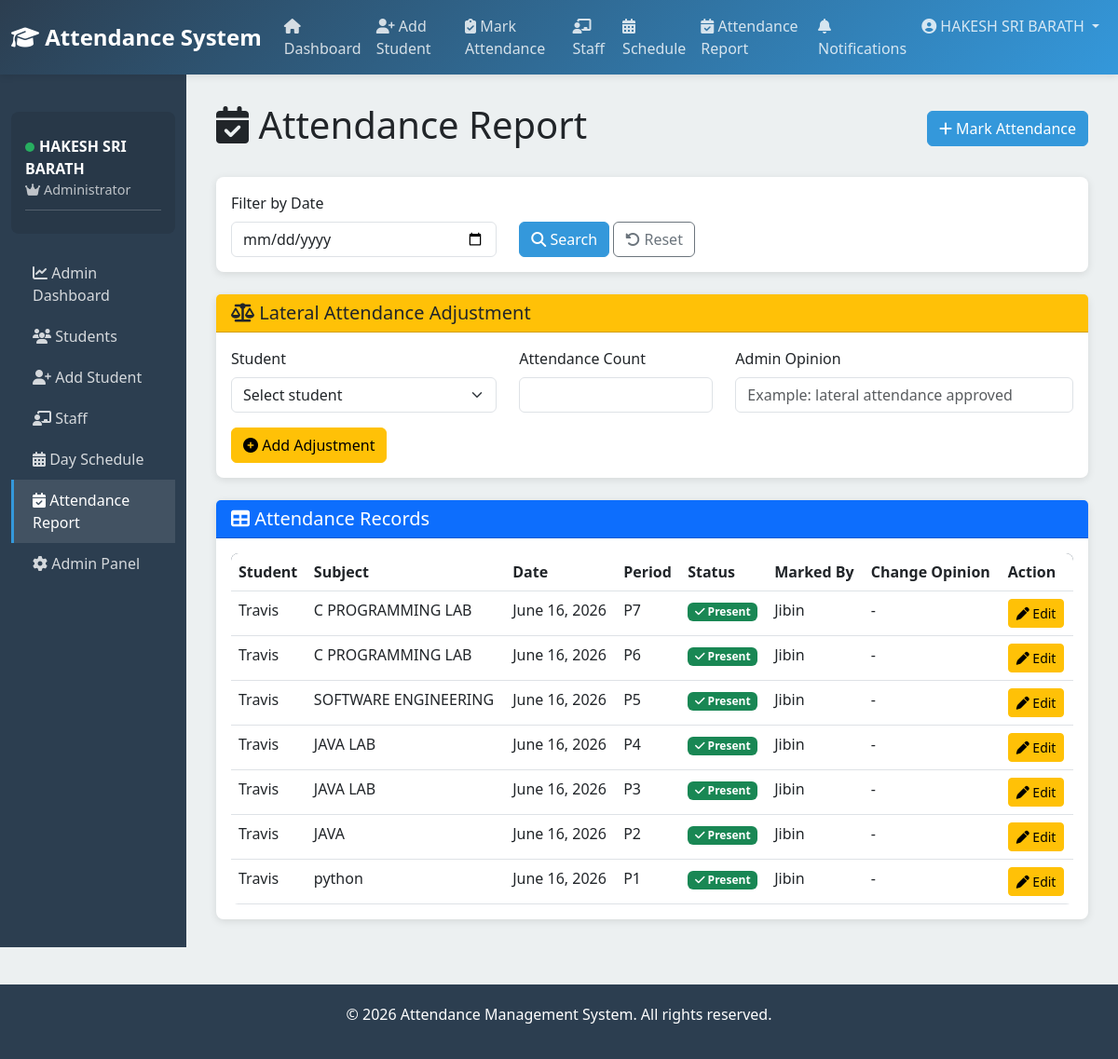
Page /attendance-report/ (signed in) on the committed database.
### attendance/models.py (models this page shows, shortened)
class Attendance(models.Model):
    STATUS = (
        ("Present", "Present"),
        ("Absent", "Absent"),
    )
    student = models.ForeignKey(
        Student,
        on_delete=models.CASCADE,
        related_name='attendance_records'
    )
    subject = models.ForeignKey(
        Subject,
        on_delete=models.CASCADE
    )
    staff = models.ForeignKey(
        Staff,
        on_delete=models.CASCADE,
        related_name='attendance_marked'
    )
    date = models.DateField()
    period = models.CharField(
        max_length=2,
        choices=(
            ("P1", "Period 1"),
            ("P2", "Period 2"),
            ("P3", "Period 3"),
            ("P4", "Period 4"),
            ("P5", "Period 5"),
            ("P6", "Period 6"),
            ("P7", "Period 7"),
            ("P8", "Period 8"),
        )
    )
    status = models.CharField(
        max_length=10,
        choices=STATUS
    )
    created_at = models.DateTimeField(
        auto_now_add=True
    )
    updated_at = models.DateTimeField(
        auto_now=True
    )
    change_opinion = models.TextField(
        blank=True
    )
    changed_by = models.ForeignKey(
        User,
        on_delete=models.SET_NULL,
        null=True,
        blank=True,
        related_name='attendance_changes'
    )
    changed_at = models.DateTimeField(
        null=True,
        blank=True
    )
    class Meta:
        unique_together = ('student', 'subject', 'date', 'period')
        ordering = ['-date', '-period']

class Student(models.Model):
    user = models.OneToOneField(
        User,
        on_delete=models.CASCADE,
        related_name='student_profile'
    )
    roll_number = models.CharField(
        max_length=20,
        unique=True
    )
    name = models.CharField(
        max_length=100
    )
    department = models.CharField(
        max_length=100
    )
    semester = models.IntegerField()

class Subject(models.Model):
    subject_name = models.CharField(
        max_length=100
    )
    subject_code = models.CharField(
        max_length=20
    )
    semester = models.IntegerField()

class Staff(models.Model):
    user = models.OneToOneField(
        User,
        on_delete=models.CASCADE,
        related_name='staff_profile'
    )
    name = models.CharField(
        max_length=100
    )
    department = models.CharField(
        max_length=100
    )
    designation = models.CharField(
        max_length=100,
        default="Teacher"
    )

### attendance/views.py (the view, shortened to what this page needs)
# urls.py: path('attendance-report/', views.attendance_report, name='attendance_report'),
@login_required(login_url='login')
def attendance_report(request):
    if is_admin(request.user) or is_staff_user(request.user):
        attendance = Attendance.objects.all().order_by('-date', '-period')
        if is_staff_user(request.user) and not is_admin(request.user):
            attendance = attendance.filter(staff=request.user.staff_profile)
        selected_date = request.GET.get('date')
        if selected_date:
            attendance = attendance.filter(date=selected_date)
        students = Student.objects.all().order_by('name')
        adjustments = AttendanceAdjustment.objects.select_related('student', 'created_by')[:20]
    else:
        return redirect('login')
    context = {
        'attendance': attendance,
        'students': students,
        'adjustments': adjustments,
    }
    return render(request, 'attendance/attendance_report.html', context)

### attendance/templates/attendance/attendance_report.html (shortened to what this page needs)
{% extends 'base.html' %}
{% block content %}
<div class="container-fluid">
    <div class="d-flex justify-content-between align-items-center mb-4">
        <h1><i class="fas fa-calendar-check"></i> Attendance Report</h1>
        {% if user.is_staff or user.is_superuser or user.staff_profile %}
        <a href="{% url 'mark_attendance' %}" class="btn btn-primary">
            <i class="fas fa-plus"></i> Mark Attendance
        </a>
        {% endif %}
    </div>
    <div class="card mb-4">
        <div class="card-body">
            <form method="get" class="row align-items-end">
                <div class="col-md-4 mb-3 mb-md-0">
                    <label for="date" class="form-label">Filter by Date</label>
                    <input type="date" name="date" id="date" class="form-control" value="{{ request.GET.date }}">
                </div>
                <div class="col-md-3">
                    <button class="btn btn-primary" type="submit">
                        <i class="fas fa-search"></i> Search
                    </button>
                    <a href="{% url 'attendance_report' %}" class="btn btn-outline-secondary">
                        <i class="fas fa-rotate-left"></i> Reset
                    </a>
                </div>
            </form>
        </div>
    </div>
    {% if user.is_staff or user.is_superuser %}
    <div class="card mb-4">
        <div class="card-header bg-warning text-dark">
            <h5 class="mb-0"><i class="fas fa-scale-balanced"></i> Lateral Attendance Adjustment</h5>
        </div>
        <div class="card-body">
            <form method="post" action="{% url 'add_attendance_adjustment' %}">
                <div class="row">
                    <div class="col-md-4 mb-3">
                        <label for="student" class="form-label">Student</label>
                        <select class="form-select" id="student" name="student" required>
                            <option value="">Select student</option>
                        </select>
                    </div>
                    <div class="col-md-3 mb-3">
                        <label for="attendance_count" class="form-label">Attendance Count</label>
                        <input type="number" min="1" class="form-control" id="attendance_count" name="attendance_count" required>
                    </div>
                    <div class="col-md-5 mb-3">
                        <label for="opinion" class="form-label">Admin Opinion</label>
                        <input type="text" class="form-control" id="opinion" name="opinion" placeholder="Example: lateral attendance approved" required>
                    </div>
                </div>
                <button type="submit" class="btn btn-warning">
                    <i class="fas fa-plus-circle"></i> Add Adjustment
                </button>
            </form>
        </div>
    </div>
    {% endif %}
    <div class="card">
        <div class="card-header bg-primary text-white">
            <h5 class="mb-0"><i class="fas fa-table"></i> Attendance Records</h5>
        </div>
        <div class="card-body">
            {% if attendance %}
                <div class="table-responsive">
                    <table class="table table-hover">
                        <thead>
                            <tr>
                                <th>Student</th>
                                <th>Subject</th>
                                <th>Date</th>
                                <th>Period</th>
                                <th>Status</th>
                                <th>Marked By</th>
                                <th>Change Opinion</th>
                                {% if user.is_staff or user.is_superuser %}
                                <th>Action</th>
                                {% endif %}
                            </tr>
                        </thead>
                        <tbody>
                            {% for item in attendance %}
                            <tr>
                                <td>{{ item.student.name }}</td>
                                <td>{{ item.subject.subject_name }}</td>
                                <td>{{ item.date }}</td>
                                <td>{{ item.period }}</td>
                                <td>
                                    {% if item.status == 'Present' %}
                                        <span class="badge bg-success"><i class="fas fa-check"></i> Present</span>
                                    {% else %}
                                        <span class="badge bg-danger"><i class="fas fa-times"></i> Absent</span>
                                    {% endif %}
                                </td>
                                <td>{{ item.staff.name }}</td>
                                <td>{{ item.change_opinion|default:"-" }}</td>
                                {% if user.is_staff or user.is_superuser %}
                                <td>
                                    <a href="{% url 'edit_attendance' item.id %}" class="btn btn-sm btn-warning">
                                        <i class="fas fa-pen"></i> Edit
                                    </a>
                                </td>
                                {% endif %}
                            </tr>
                            {% endfor %}
                        </tbody>
                    </table>
                </div>
            {% else %}
                <p class="text-muted mb-0">No attendance records found.</p>
            {% endif %}
        </div>
    </div>
</div>
{% endblock %}

### attendance/templates/base.html (shortened to what this page needs)
<!DOCTYPE html>
<html lang="en">
<head>
    <link href="https://cdn.jsdelivr.net/npm/bootstrap@5.3.0/dist/css/bootstrap.min.css" rel="stylesheet">
    <link href="https://cdnjs.cloudflare.com/ajax/libs/font-awesome/6.4.0/css/all.min.css" rel="stylesheet">
</head>
<body>
    {% if user.is_authenticated %}
    <nav class="navbar navbar-expand-lg navbar-dark">
        <div class="container-fluid">
            <a class="navbar-brand" href="{% url 'dashboard' %}">
                <i class="fas fa-graduation-cap"></i> Attendance System
            </a>
            <div class="collapse navbar-collapse" id="navbarNav">
                <ul class="navbar-nav me-auto">
                    <li class="nav-item">
                        <a class="nav-link" href="{% url 'dashboard' %}">
                            <i class="fas fa-home"></i> Dashboard
                        </a>
                    </li>
                    {% if user.is_staff or user.is_superuser or user.staff_profile %}
                    <li class="nav-item">
                        <a class="nav-link" href="{% url 'add_student' %}">
                            <i class="fas fa-user-plus"></i> Add Student
                        </a>
                    </li>
                    <li class="nav-item">
                        <a class="nav-link" href="{% url 'mark_attendance' %}">
                            <i class="fas fa-clipboard-check"></i> Mark Attendance
                        </a>
                    </li>
                    {% endif %}
                    {% if user.is_staff or user.is_superuser %}
                    <li class="nav-item">
                        <a class="nav-link" href="{% url 'staff_list' %}">
                            <i class="fas fa-chalkboard-user"></i> Staff
                        </a>
                    </li>
                    <li class="nav-item">
                        <a class="nav-link" href="{% url 'day_schedule' %}">
                            <i class="fas fa-calendar-days"></i> Schedule
                        </a>
                    </li>
                    {% endif %}
                    <li class="nav-item">
                        <a class="nav-link" href="{% url 'attendance_report' %}">
                            <i class="fas fa-calendar-check"></i> Attendance Report
                        </a>
                    </li>
                </ul>
                <ul class="navbar-nav ms-auto">
                    <li class="nav-item">
                        <a class="nav-link" href="{% url 'notifications' %}">
                            <i class="fas fa-bell"></i> Notifications
                        </a>
                    </li>
                    <li class="nav-item dropdown">
                        <a class="nav-link dropdown-toggle" href="#" id="userDropdown" role="button" data-bs-toggle="dropdown">
                            <i class="fas fa-user-circle"></i> {{ user.first_name|default:user.username }}
                        </a>
                    </li>
                </ul>
            </div>
        </div>
    </nav>
    {% endif %}
    <div class="container-fluid">
        <div class="row">
            {% if user.is_authenticated %}
            <div class="col-lg-2 col-md-3 sidebar d-none d-md-block">
                <div class="user-menu">
                    <div class="user-info">
                        <div class="user-name">
                            <span class="status-badge"></span>{{ user.first_name|default:user.username }}
                        </div>
                        <div class="user-role">
                            {% if user.is_superuser or user.is_staff %}
                                <i class="fas fa-crown"></i> Administrator
                            {% elif user.staff_profile %}
                                <i class="fas fa-chalkboard-user"></i> Staff
                            {% elif user.student_profile %}
                                <i class="fas fa-book"></i> Student
                            {% endif %}
                        </div>
                    </div>
                </div>
                <div style="margin-top: 20px;">
                    {% if user.is_superuser or user.is_staff %}
                        <a href="{% url 'admin_dashboard' %}" class="{% if request.resolver_match.url_name == 'admin_dashboard' %}active{% endif %}">
                            <i class="fas fa-chart-line"></i> Admin Dashboard
                        </a>
                        <a href="{% url 'student_list' %}" class="{% if request.resolver_match.url_name == 'student_list' %}active{% endif %}">
                            <i class="fas fa-users"></i> Students
                        </a>
                        <a href="{% url 'add_student' %}" class="{% if request.resolver_match.url_name == 'add_student' %}active{% endif %}">
                            <i class="fas fa-user-plus"></i> Add Student
                        </a>
                        <a href="{% url 'staff_list' %}" class="{% if request.resolver_match.url_name == 'staff_list' %}active{% endif %}">
                            <i class="fas fa-chalkboard-user"></i> Staff
                        </a>
                        <a href="{% url 'day_schedule' %}" class="{% if request.resolver_match.url_name == 'day_schedule' %}active{% endif %}">
                            <i class="fas fa-calendar-days"></i> Day Schedule
                        </a>
                        <a href="{% url 'attendance_report' %}" class="{% if request.resolver_match.url_name == 'attendance_report' %}active{% endif %}">
                            <i class="fas fa-calendar-check"></i> Attendance Report
                        </a>
                        <a href="/admin/">
                            <i class="fas fa-cog"></i> Admin Panel
                        </a>
                    {% endif %}
                </div>
            </div>
            {% endif %}
            <div class="{% if user.is_authenticated %}col-lg-10 col-md-9 col-12 main-content{% else %}col-12 p-0{% endif %}">
                {% block content %}{% endblock %}
            </div>
        </div>
    </div>
    {% if user.is_authenticated %}
    <footer>
        <p>&copy; 2026 Attendance Management System. All rights reserved.</p>
    </footer>
    {% endif %}
</body>
</html>

### rows in the picture
Attendance: student.name "Travis", subject.subject_name "C PROGRAMMING LAB", date "June 16, 2026", period "P7", status "Present" (drawn), staff.name "Jibin", change_opinion "-"
Attendance: student.name "Travis", subject.subject_name "C PROGRAMMING LAB", date "June 16, 2026", period "P6", status "Present" (drawn), staff.name "Jibin", change_opinion "-"
Attendance: student.name "Travis", subject.subject_name "SOFTWARE ENGINEERING", date "June 16, 2026", period "P5", status "Present" (drawn), staff.name "Jibin", change_opinion "-"
Attendance: student.name "Travis", subject.subject_name "JAVA LAB", date "June 16, 2026", period "P4", status "Present" (drawn), staff.name "Jibin", change_opinion "-"
Attendance: student.name "Travis", subject.subject_name "JAVA LAB", date "June 16, 2026", period "P3", status "Present" (drawn), staff.name "Jibin", change_opinion "-"
Attendance: student.name "Travis", subject.subject_name "JAVA", date "June 16, 2026", period "P2", status "Present" (drawn), staff.name "Jibin", change_opinion "-"
Attendance: student.name "Travis", subject.subject_name "python", date "June 16, 2026", period "P1", status "Present" (drawn), staff.name "Jibin", change_opinion "-"

### other values in the picture
{{ user.first_name|default:user.username }} "HAKESH SRI BARATH"
